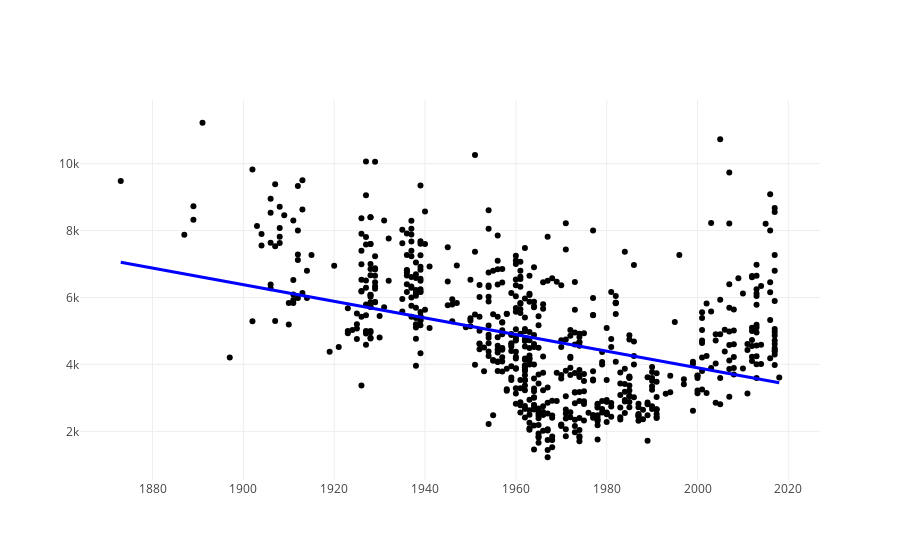

Here is the notebook cell this chart was saved with:
### Markdown cell above
## Linear regression

### Year built

### Code cell
from plotly.offline import iplot, init_notebook_mode, plot
import plotly.graph_objs as go
import plotly.offline as offline



init_notebook_mode(connected=True)

from sklearn.metrics import mean_squared_error, r2_score, mean_absolute_error
from sklearn.linear_model import LinearRegression

x_train = train_data[['year']]
y_train = train_data['price_per_square_meter']

x_test = test_data[['year']]
y_test = test_data['price_per_square_meter']

ln = LinearRegression()

ln.fit(x_train, y_train)

y_pred = ln.predict(x_test)

# The coefficients
print('Coefficients: \n', ln.coef_)
print("Mean squared error: %.2f"
      % mean_squared_error(y_test, y_pred))
print("Mean absolute error: %.2f"
      % mean_absolute_error(y_test, y_pred))
print('Variance score: %.2f' % r2_score(y_test, y_pred))

# Plot outputs
p1 = go.Scatter(x=x_test.values.flatten(), 
                y=y_test.values.flatten(), 
                mode='markers',
                marker=dict(color='black')
               )

p2 = go.Scatter(x=x_test.values.flatten(), 
                y=y_pred,
                mode='lines',
                line=dict(color='blue', width=3)
                )

layout = go.Layout(xaxis=dict(ticks='', showticklabels=True,
                              zeroline=True),
                   yaxis=dict(ticks='', showticklabels=True,
                              zeroline=True),
                   showlegend=False, hovermode='closest')

fig = go.Figure(data=[p1, p2], layout=layout)


iplot(fig)

### Figure 1 — Plotly figure (JSON) as saved in the notebook; plotly's stock layout.template omitted (floating-point values rounded to 4 significant figures; data arrays with more than 128 entries replaced by an {"elided": "..."} marker saying what was removed)
{"data": [{"marker": {"color": "black"}, "mode": "markers", "type": "scatter", "x": {"elided": "666 int values"}, "y": {"elided": "666 int values"}}, {"line": {"color": "blue", "width": 3}, "mode": "lines", "type": "scatter", "x": {"elided": "666 int values"}, "y": {"elided": "666 float values"}}], "layout": {"hovermode": "closest", "showlegend": false, "xaxis": {"showticklabels": true, "ticks": "", "zeroline": true}, "yaxis": {"showticklabels": true, "ticks": "", "zeroline": true}}}
